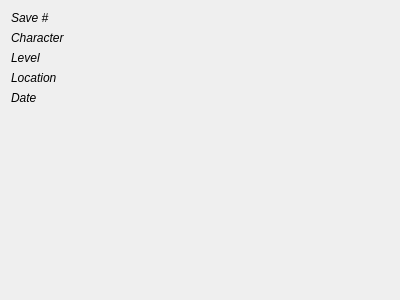
<?xml version="1.0" encoding="UTF-8"?>
<ui version="4.0">
 <class>SaveGameInfoWidget</class>
 <widget class="QWidget" name="SaveGameInfoWidget">
  <property name="geometry">
   <rect>
    <x>0</x>
    <y>0</y>
    <width>400</width>
    <height>300</height>
   </rect>
  </property>
  <property name="sizePolicy">
   <sizepolicy hsizetype="Preferred" vsizetype="Minimum">
    <horstretch>0</horstretch>
    <verstretch>0</verstretch>
   </sizepolicy>
  </property>
  <property name="windowTitle">
   <string/>
  </property>
  <property name="toolTip">
   <string notr="true"/>
  </property>
  <layout class="QVBoxLayout" name="verticalLayout">
   <item>
    <layout class="QFormLayout" name="formLayout">
     <property name="fieldGrowthPolicy">
      <enum>QFormLayout::AllNonFixedFieldsGrow</enum>
     </property>
     <item row="0" column="0">
      <widget class="QLabel" name="label">
       <property name="font">
        <font>
         <italic>true</italic>
        </font>
       </property>
       <property name="text">
        <string>Save #</string>
       </property>
      </widget>
     </item>
     <item row="1" column="0">
      <widget class="QLabel" name="label_2">
       <property name="font">
        <font>
         <italic>true</italic>
        </font>
       </property>
       <property name="text">
        <string>Character</string>
       </property>
      </widget>
     </item>
     <item row="2" column="0">
      <widget class="QLabel" name="label_4">
       <property name="font">
        <font>
         <italic>true</italic>
        </font>
       </property>
       <property name="text">
        <string>Level</string>
       </property>
      </widget>
     </item>
     <item row="3" column="0">
      <widget class="QLabel" name="label_3">
       <property name="font">
        <font>
         <italic>true</italic>
        </font>
       </property>
       <property name="text">
        <string>Location</string>
       </property>
      </widget>
     </item>
     <item row="4" column="0">
      <widget class="QLabel" name="label_5">
       <property name="font">
        <font>
         <italic>true</italic>
        </font>
       </property>
       <property name="text">
        <string>Date</string>
       </property>
      </widget>
     </item>
     <item row="0" column="1">
      <widget class="QLabel" name="saveNumLabel">
       <property name="font">
        <font>
         <weight>75</weight>
         <bold>true</bold>
        </font>
       </property>
       <property name="text">
        <string notr="true"/>
       </property>
      </widget>
     </item>
     <item row="1" column="1">
      <widget class="QLabel" name="characterLabel">
       <property name="font">
        <font>
         <weight>75</weight>
         <bold>true</bold>
        </font>
       </property>
       <property name="text">
        <string notr="true"/>
       </property>
      </widget>
     </item>
     <item row="2" column="1">
      <widget class="QLabel" name="levelLabel">
       <property name="font">
        <font>
         <weight>75</weight>
         <bold>true</bold>
        </font>
       </property>
       <property name="text">
        <string/>
       </property>
      </widget>
     </item>
     <item row="3" column="1">
      <widget class="QLabel" name="locationLabel">
       <property name="font">
        <font>
         <weight>75</weight>
         <bold>true</bold>
        </font>
       </property>
       <property name="text">
        <string notr="true"/>
       </property>
      </widget>
     </item>
     <item row="4" column="1">
      <widget class="QLabel" name="dateLabel">
       <property name="font">
        <font>
         <weight>75</weight>
         <bold>true</bold>
        </font>
       </property>
       <property name="text">
        <string/>
       </property>
      </widget>
     </item>
    </layout>
   </item>
   <item>
    <widget class="QFrame" name="gameFrame">
     <property name="sizePolicy">
      <sizepolicy hsizetype="Expanding" vsizetype="Minimum">
       <horstretch>0</horstretch>
       <verstretch>0</verstretch>
      </sizepolicy>
     </property>
     <property name="minimumSize">
      <size>
       <width>0</width>
       <height>0</height>
      </size>
     </property>
     <property name="frameShape">
      <enum>QFrame::StyledPanel</enum>
     </property>
     <property name="frameShadow">
      <enum>QFrame::Raised</enum>
     </property>
    </widget>
   </item>
   <item>
    <widget class="QLabel" name="screenshotLabel">
     <property name="sizePolicy">
      <sizepolicy hsizetype="Preferred" vsizetype="MinimumExpanding">
       <horstretch>0</horstretch>
       <verstretch>0</verstretch>
      </sizepolicy>
     </property>
     <property name="maximumSize">
      <size>
       <width>16777215</width>
       <height>16777215</height>
      </size>
     </property>
     <property name="autoFillBackground">
      <bool>false</bool>
     </property>
     <property name="text">
      <string notr="true"/>
     </property>
     <property name="alignment">
      <set>Qt::AlignCenter</set>
     </property>
    </widget>
   </item>
  </layout>
 </widget>
 <resources/>
 <connections/>
</ui>
